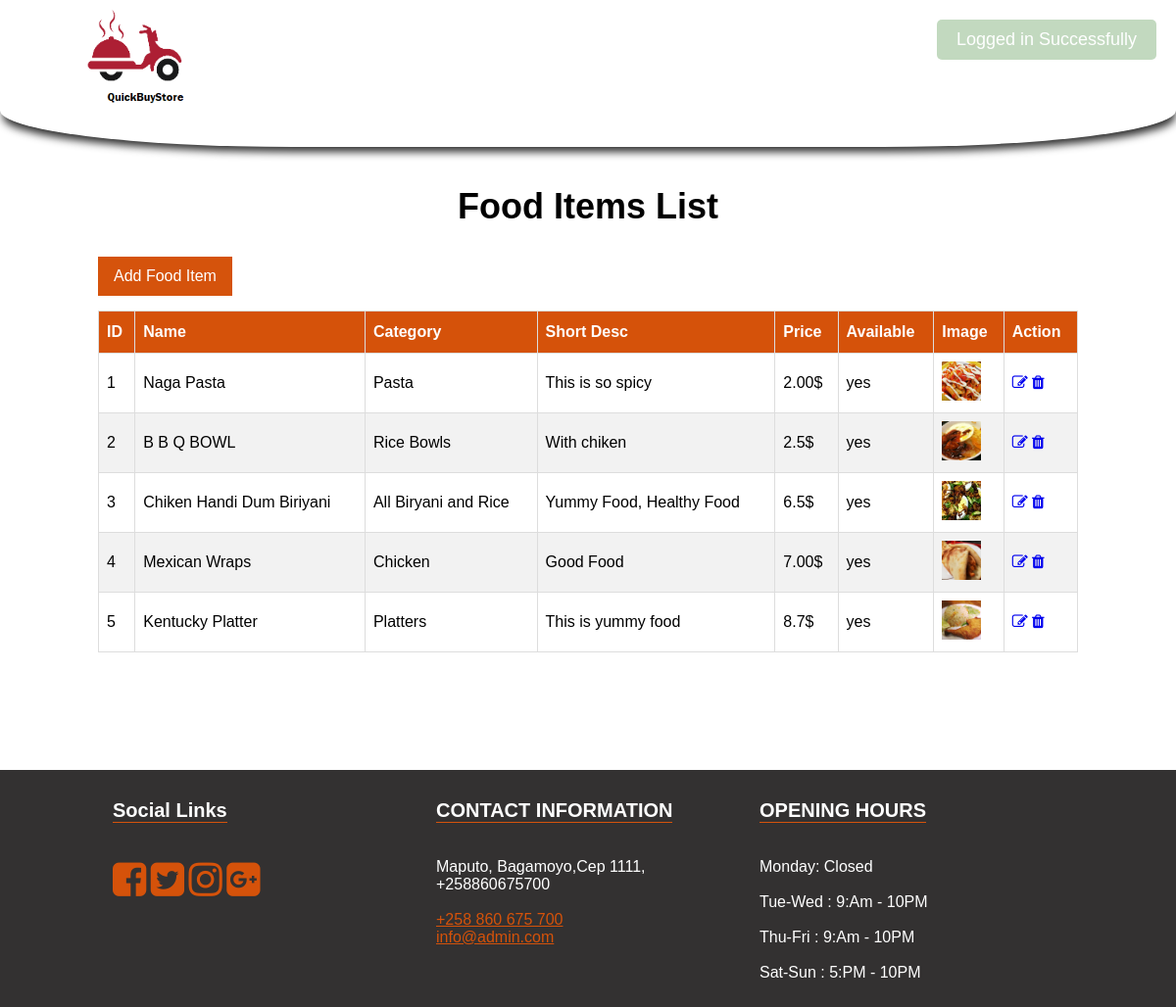
The page /food-delivery/admin-food.php (signed in) on the database its author committed.
### tables this page shows
CREATE TABLE IF NOT EXISTS `foods` (
  `id` int(11) unsigned NOT NULL AUTO_INCREMENT,
  `name` varchar(255) NOT NULL,
  `category_id` int(11) unsigned NOT NULL,
  `short_desc` text NOT NULL,
  `image` varchar(255) NOT NULL,
  `price` varchar(100) NOT NULL,
  `available` enum('yes','no') NOT NULL DEFAULT 'yes',
  `rattinng` decimal(10,6) DEFAULT NULL,
  PRIMARY KEY (`id`),
  KEY `category_id` (`category_id`),
  CONSTRAINT `FK_foods_category` FOREIGN KEY (`category_id`) REFERENCES `category` (`id`) ON UPDATE CASCADE
);

CREATE TABLE IF NOT EXISTS `category` (
  `id` int(11) unsigned NOT NULL AUTO_INCREMENT,
  `title` varchar(255) NOT NULL,
  PRIMARY KEY (`id`)
);

CREATE TABLE IF NOT EXISTS `settings` (
  `id` int(11) unsigned NOT NULL AUTO_INCREMENT,
  `about_title` text NOT NULL,
  `about_detail` text NOT NULL,
  `about_img` varchar(255) NOT NULL,
  `fb_link` varchar(255) NOT NULL,
  `tw_link` varchar(255) NOT NULL,
  `ins_link` varchar(255) NOT NULL,
  `gplus_link` varchar(255) NOT NULL,
  `contact_info` text NOT NULL,
  `opening_hours` text NOT NULL,
  `currency` enum('GBP','USD','EURO','MZN') NOT NULL DEFAULT 'GBP',
  PRIMARY KEY (`id`)
);

### food-delivery/functions/flash.php (called while the page is built, shortened)
<?php
class FlashMessage {
    public static function render($var) {
        $messages = $_SESSION[$var];
        return $messages;
    }
}
?>

### food-delivery/admin-food.php (the view, shortened to what this page needs)
<?php
include 'functions/flash.php';
$flash = new \FlashMessage();
include 'includes/header.php';
$sql = "SELECT foods.*,category.title FROM foods LEFT JOIN category on category.id =  foods.category_id";
$result = $conn->query($sql);
?>
	<section class="inner-page-sec">
		<div class="container">
			<h1>Food Items List</h1>
			<a href="add-food.php" class="add-btn">Add Food Item</a>
			<div style="overflow-x:auto;">
				<table class="custom-tbl">
					<thead>
						<tr>
							<th>ID</th>
							<th>Name</th>
							<th>Category</th>
							<th>Short Desc</th>
							<th>Price</th>
							<th>Available</th>
							<th>Image</th>
							<th>Action</th>
						</tr>
					</thead>
					<tbody>
						<?php
						if ($result->num_rows > 0) {
							while($row = $result->fetch_assoc()){
						?>
						<tr>
							<td><?php echo $row['id']?></td>
							<td><?php echo $row['name']?></td>
							<td><?php echo $row['title']?></td>
							<td><?php echo $row['short_desc']?></td>
							<td><?php echo $row['price']?><?php echo $currency_format[$rowS['currency']];?></td>
							<td><?php echo $row['available']?></td>
							<td><img src="img/foods/<?php echo $row['image']?>" width="40px"></td>
							<td>
								<a href="edit-food.php?id=<?php echo $row['id']?>"><i class="fa fa-pencil-square-o" aria-hidden="true"></i></a>
								<a href="delete-food.php?id=<?php echo $row['id']?>" class="delete-btn"><i class="fa fa-trash" aria-hidden="true"></i></a>
							</td>
						</tr>
						<?php } } else { ?>
							<tr>
								<td colspan="8">No Category Found!</td>
							</tr>
						<?php }  ?>
					</tbody>
				</table>
			</div>
		</div>
	</section>
<?php include 'includes/footer.php'; ?>

### food-delivery/includes/footer.php (shortened to what this page needs)
<footer>
	<div class="container">
		<div class="col-1">
			<h3>Social Links</h3>
			<ul>
				<li><a href="<?php echo $rowS['fb_link'];?>"><i class="fa fa-facebook-square" aria-hidden="true"></i></a></li>
				<li><a href="<?php echo $rowS['tw_link'];?>"><i class="fa fa-twitter-square" aria-hidden="true"></i></a></li>
				<li><a href="<?php echo $rowS['ins_link'];?>"><i class="fa fa-instagram" aria-hidden="true"></i></a></li>
				<li><a href="<?php echo $rowS['gplus_link'];?>"><i class="fa fa-google-plus-square" aria-hidden="true"></i></a></li>
			</ul>
		</div>
		<div class="col-1">
			<h3>CONTACT INFORMATION</h3>
			<p>
				<?php echo $rowS['contact_info'];?>
			</p>
		</div>
		<div class="col-1">
			<h3>OPENING HOURS</h3>
			<p>
				<?php echo $rowS['opening_hours'];?>
			</p>
		</div>
	</div>
</footer>
</div>
<?php
$nmsg=$flash->render('notification_msg');
$ntype=$flash->render('notification_type');
$str = "";
if($nmsg){
	$str .= '<div class="notificaton-msg msg-'.$ntype.'" style="top:20px;">';
    $str .= $nmsg;
	$str .= '</div>';
}
echo $str;
?>
</body>
</html>

### food-delivery/css/main.css (style rules this page uses)
body { margin: 0; font-family: Arial, Helvetica, sans-serif; }
footer { background-color: #333131; color: #fff; }
footer .container { max-width: 1000px; width: 100%; margin: 0px auto; }
footer .container .col-1 { float: left; width: 30%; padding: 10px 15px; }
footer .container .col-1 a { color: #d5520a; }
footer .container .col-1 h3 { text-align: left; font-size: 20px; border-bottom: 1px solid #d5530c; display: inline-block; }
footer .container .col-1 ul { padding: 0px; list-style: none; }
footer .container .col-1 ul li { display: inline-block; }
footer .container .col-1 ul li a { font-size: 40px; color: #d5520a; }
.inner-page-sec { padding-top: 150px; padding-bottom: 80px; }
.inner-page-sec .container { max-width: 1000px; width: 100%; margin: 40px auto; }
.inner-page-sec .container h1 { text-align: center; font-size: 36px; }
.notificaton-msg { position: fixed; top: 20px; right: 20px; z-index: 99999999; background-color: #4e4242; color: #fff; padding: 10px 20px 10px; border-radius: 5px; font-size: 18px; font-weight: 100; font-family: sans-serif; }
.notificaton-msg.msg-success { background-color: #63a05c; color: #fff; }
.custom-tbl { font-family: Arial, Helvetica, sans-serif; border-collapse: collapse; width: 100%; }
.custom-tbl td, .custom-tbl th { border: 1px solid #ddd; padding: 8px; }
.custom-tbl tr:nth-child(even) { background-color: #f2f2f2; }
.custom-tbl th { padding-top: 12px; padding-bottom: 12px; text-align: left; background-color: #d5520a; color: white; }
.add-btn { text-decoration: none; background-color: #d5530c; border: 1px solid #d5530c; color: #ffffff; padding: 10px 15px; display: inline-block; margin-bottom: 15px; }

### rows shown on the page
foods: id "1", name "Naga Pasta", category.title "Pasta", short_desc "This is so spicy", price "2.00", available "yes", image (picture)
settings: currency "$", contact_info "Maputo, Bagamoyo,Cep 1111, +258860675700 +258 860 675 700 info@admin.com", opening_hours "Monday: Closed Tue-Wed : 9:Am - 10PM Thu-Fri : 9:Am - 10PM Sat-Sun : 5:PM - 10PM"
foods: id "2", name "B B Q BOWL", category.title "Rice Bowls", short_desc "With chiken", price "2.5", available "yes", image (picture)
foods: id "3", name "Chiken Handi Dum Biriyani", category.title "All Biryani and Rice", short_desc "Yummy Food, Healthy Food", price "6.5", available "yes", image (picture)
foods: id "4", name "Mexican Wraps", category.title "Chicken", short_desc "Good Food", price "7.00", available "yes", image (picture)
foods: id "5", name "Kentucky Platter", category.title "Platters", short_desc "This is yummy food", price "8.7", available "yes", image (picture)
